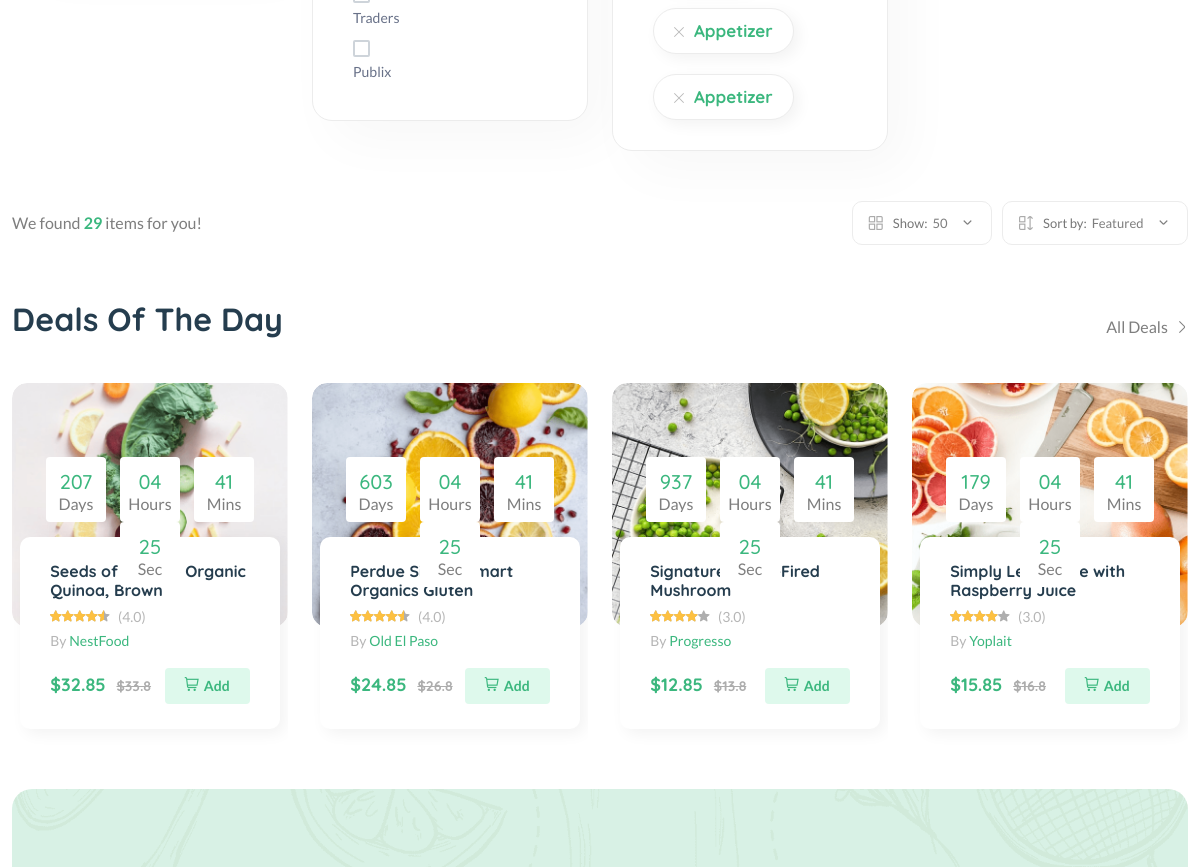
The app's page /products/ (middle part), older data.
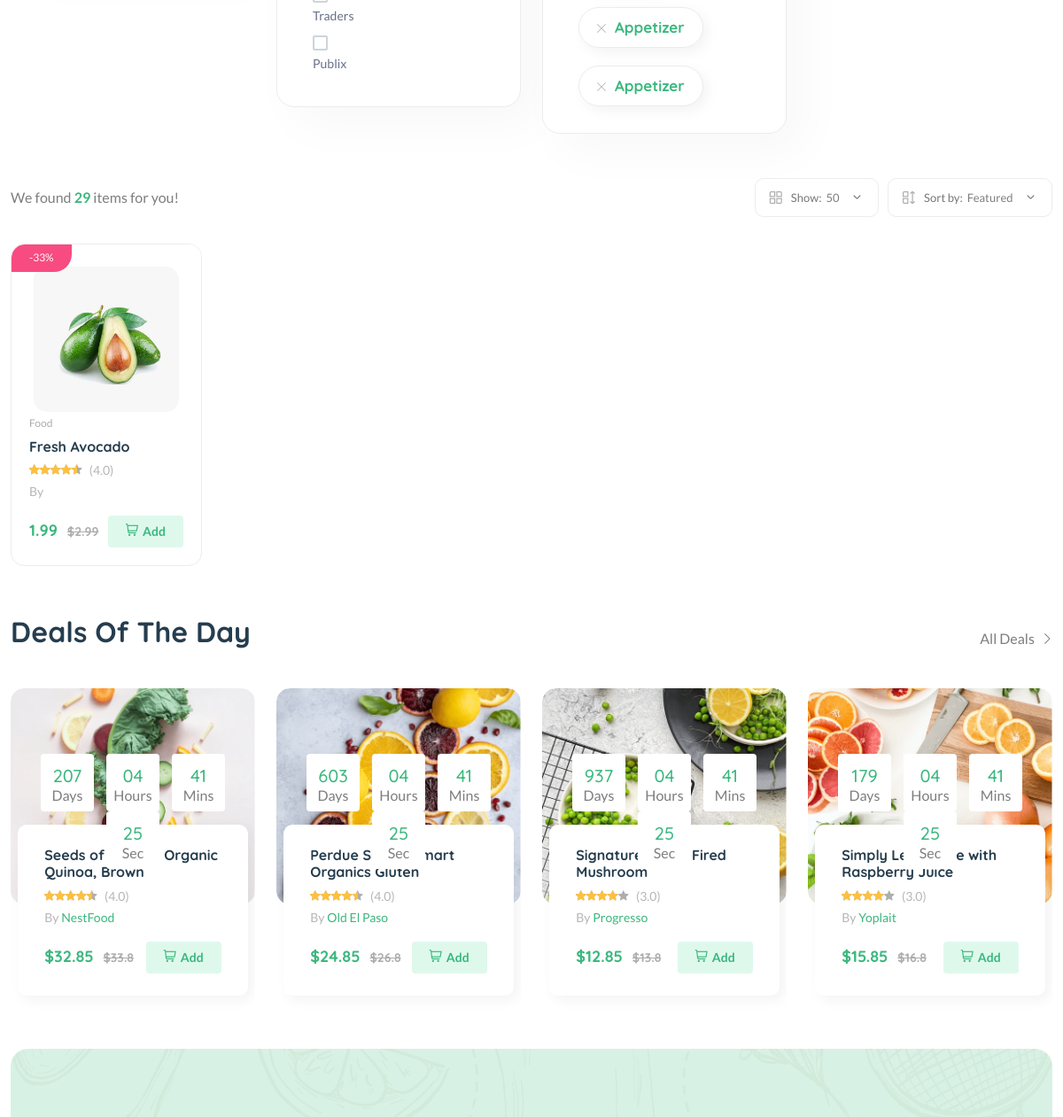
The same page, newer data.
### core/models.py (models this page shows, shortened)
class Product(models.Model):
    pid = ShortUUIDField(unique=True, length=10, max_length=20, alphabet="abcdefgh12345")
    user = models.ForeignKey(User, on_delete=models.SET_NULL, null=True)
    category = models.ForeignKey(Category, on_delete=models.SET_NULL, null=True, related_name="category")
    vendor = models.ForeignKey(Vendor, on_delete=models.SET_NULL, null=True)
    title = models.CharField(max_length=100, default="Fresh Pear")
    image = models.ImageField(upload_to=user_directory_path, default="product.jpg")
    description = models.TextField(null=True, blank=True, default="This is the product")
    price = models.DecimalField(max_digits=99999999, decimal_places=2, default="1.99")
    old_price = models.DecimalField(max_digits=99999999, decimal_places=2, default="2.99")
    specifications = models.TextField(null=True, blank=True)
    tags = models.ForeignKey(Category, related_name='tags', on_delete=models.SET_NULL, null=True)
    product_status = models.CharField(choices=STATUS, max_length=10, default="in_review")
    status = models.BooleanField(default=True)
    in_stock = models.BooleanField(default=True)
    featured = models.BooleanField(default=True)
    digital = models.BooleanField(default=False)
    sku = ShortUUIDField(unique=True, length=4, max_length=10, prefix="sku", alphabet="1234567890")
    date = models.DateTimeField(auto_now_add=True)
    updated = models.DateTimeField(null=True, blank=True)
    class Meta:
        verbose_name_plural = "Products"
    def get_percentage(self):
        new_price = 100 - (self.price / self.old_price) * 100
        return new_price

class Category(models.Model):
    cid = ShortUUIDField(unique=True, length=10, max_length=20, prefix="cat", alphabet="abcdefgh12345")
    title = models.CharField(max_length=100, default="Food")
    image = models.ImageField(upload_to="category", default="category.jpg")
    class Meta:
        verbose_name_plural = "Categories"

### core/views.py (the view)
# urls.py: path("products/", product_list_view, name="product-list"),
def product_list_view(request):
    products = Product.objects.filter(product_status="published")
    context = {
        "products": products,
    }
    return render(request, 'core/product-list.html', context)

### templates/core/product-list.html (shortened to what the changed rows need)
{% extends 'core/partials/base.html' %}
{% load static %}
{% block content %}
    <main class="main">
        <div class="container mb-30 mt-30">
            <div class="row">
                <div class="col-12">
                    <div class="row product-grid">
                        {% for p in products %}
                        <div class="col-lg-1-5 col-md-4 col-12 col-sm-6">
                            <div class="product-cart-wrap mb-30">
                                <div class="product-img-action-wrap">
                                    <div class="product-img product-img-zoom">
                                        <a href="shop-product-right.html">
                                            <img class="default-img" src="{{ p.image.url }}" alt="" />
                                        </a>
                                    </div>
                                    <div class="product-badges product-badges-position product-badges-mrg">
                                        <span class="hot">-{{ p.get_percentage|floatformat:0 }}%</span>
                                    </div>
                                </div>
                                <div class="product-content-wrap">
                                    <div class="product-category">
                                        <a href="shop-grid-right.html">{{ p.category.title }}</a>
                                    </div>
                                    <h2><a href="shop-product-right.html">{{ p.title }}</a></h2>
                                    <div class="product-rate-cover">
                                        <div class="product-rate d-inline-block">
                                            <div class="product-rating" style="width: 90%"></div>
                                        </div>
                                        <span class="font-small ml-5 text-muted"> (4.0)</span>
                                    </div>
                                    <div>
                                        <span class="font-small text-muted">By <a href="vendor-details-1.html">{{ p.vendor.title }}</a></span>
                                    </div>
                                    <div class="product-card-bottom">
                                        <div class="product-price">
                                            <span>{{ p.price }}</span>
                                            <span class="old-price">${{ p.old_price }}</span>
                                        </div>
                                        <div class="add-cart">
                                            <a class="add" href="shop-cart.html"><i class="fi-rs-shopping-cart mr-5"></i>Add </a>
                                        </div>
                                    </div>
                                </div>
                            </div>
                        </div>
                        {% endfor %}
                    </div>
                    <section class="section-padding pb-5">
                        <div class="row">
                            <div class="col-xl-3 col-lg-4 col-md-6">
                                <div class="product-cart-wrap style-2">
                                    <div class="product-content-wrap">
                                        <div class="deals-content">
                                            <h2><a href="shop-product-right.html">Seeds of Change Organic Quinoa, Brown</a></h2>
                                        </div>
                                    </div>
                                </div>
                            </div>
                            <div class="col-xl-3 col-lg-4 col-md-6">
                                <div class="product-cart-wrap style-2">
                                    <div class="product-content-wrap">
                                        <div class="deals-content">
                                            <h2><a href="shop-product-right.html">Perdue Simply Smart Organics Gluten</a></h2>
                                        </div>
                                    </div>
                                </div>
                            </div>
                            <div class="col-xl-3 col-lg-4 col-md-6 d-none d-lg-block">
                                <div class="product-cart-wrap style-2">
                                    <div class="product-content-wrap">
                                        <div class="deals-content">
                                            <h2><a href="shop-product-right.html">Signature Wood-Fired Mushroom</a></h2>
                                        </div>
                                    </div>
                                </div>
                            </div>
                            <div class="col-xl-3 col-lg-4 col-md-6 d-none d-xl-block">
                                <div class="product-cart-wrap style-2">
                                    <div class="product-content-wrap">
                                        <div class="deals-content">
                                            <h2><a href="shop-product-right.html">Simply Lemonade with Raspberry Juice</a></h2>
                                        </div>
                                    </div>
                                </div>
                            </div>
                        </div>
                    </section>
                </div>
            </div>
        </div>
    </main>
{% endblock content %}

Row changes from the older to the newer data that the page shows:
added Product: image (picture), get_percentage "33", category "Food", title "Fresh Avocado", price "1.99", old_price "2.99"
